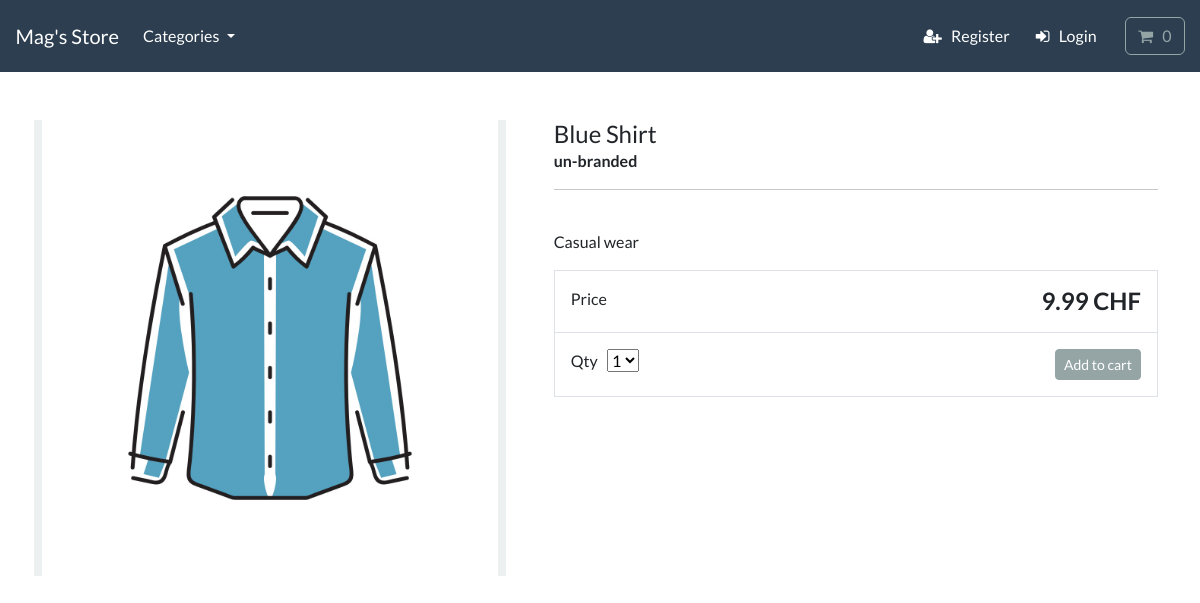
Screenshot of /product/blue-shirt/ with the database file from the repository.
### store/models.py (models this page shows, shortened)
class Product(models.Model):
    category = models.ForeignKey(Category, related_name='product', on_delete=models.CASCADE, null=True)
    title = models.CharField(max_length=250)
    brand = models.CharField(max_length=250, default='un-branded')
    description = models.TextField(blank=True)
    slug = models.SlugField(max_length=250)
    price = models.DecimalField(max_digits=4, decimal_places=2)
    image = models.ImageField(upload_to='images/')
    class Meta:
        verbose_name_plural = 'products'

### store/views.py (the view)
# urls.py: path('product/<slug:product_slug>/', views.product_info, name='product-info'),
def product_info(request, product_slug):
    product = get_object_or_404(Product, slug=product_slug)
    context = {'product': product}
    return render(request, 'store/product-info.html', context)

### cart/cart.py (called while the page is built)
    def __len__(self):
        return sum(item['qty'] for item in self.cart.values())

### cart/context_processors.py (called while the page is built)
def cart(request):
    return {'cart': Cart(request)}

### store/models.py (called while the page is built)
    def get_absolute_url(self):
        return reverse('list-category', args=[self.slug])

### store/views.py (called while the page is built)
def categories(request):
    all_categories = Category.objects.all()
    return {'all_categories': all_categories}

### store/templates/store/product-info.html (shortened to what this page needs)
{% extends "./base.html" %}
{% load static %}
{% block content %}
<div class="container">
    <main class="pt-5">
        <div class="row g-3">
            <div class="col-md-5 col-lg-5 order-md-first bg-light">
                <img class="img-fluid mx-auto d-block" alt="Responsive image" src="{{ product.image.url }}">
            </div>
            <div class="col-md-7 col-lg-7 ps-md-3 ps-lg-5">
                <h1 class="mb-0 h4"> {{ product.title }} </h1>
                <strong> {{ product.brand }} </strong>
                <hr>
                <br>
                <p> {{ product.description }} </p>
                <div class="border">
                    <div class="col border-bottom">
                        <div class="row p-3">
                            <div class="col-6"> Price </div>
                            <div class="col-6 text-end"><span class="h4 fw-bold"> {{ product.price }} CHF </span></div>
                        </div>
                    </div>
                    <div class="col">
                        <div class="row p-3">
                            <div class="col-6">
                                <label for="select">Qty</label>
                                <select id="select">
                                    <option value="1">1</option>
                                </select>
                            </div>
                            <div class="col-6 text-end">
                                <button type="button" id="add-button" value="{{ product.id }}" class="btn btn-secondary btn-sm">
                                Add to cart
                                </button>
                            </div>
                        </div>
                    </div>
                </div>
            </div>
        </div>
    </main>
    <br>
</div>
{% endblock %}

### rows the page displays
Product: image (picture), title "Blue Shirt", brand "un-branded", description "Casual wear", price "9.99"
